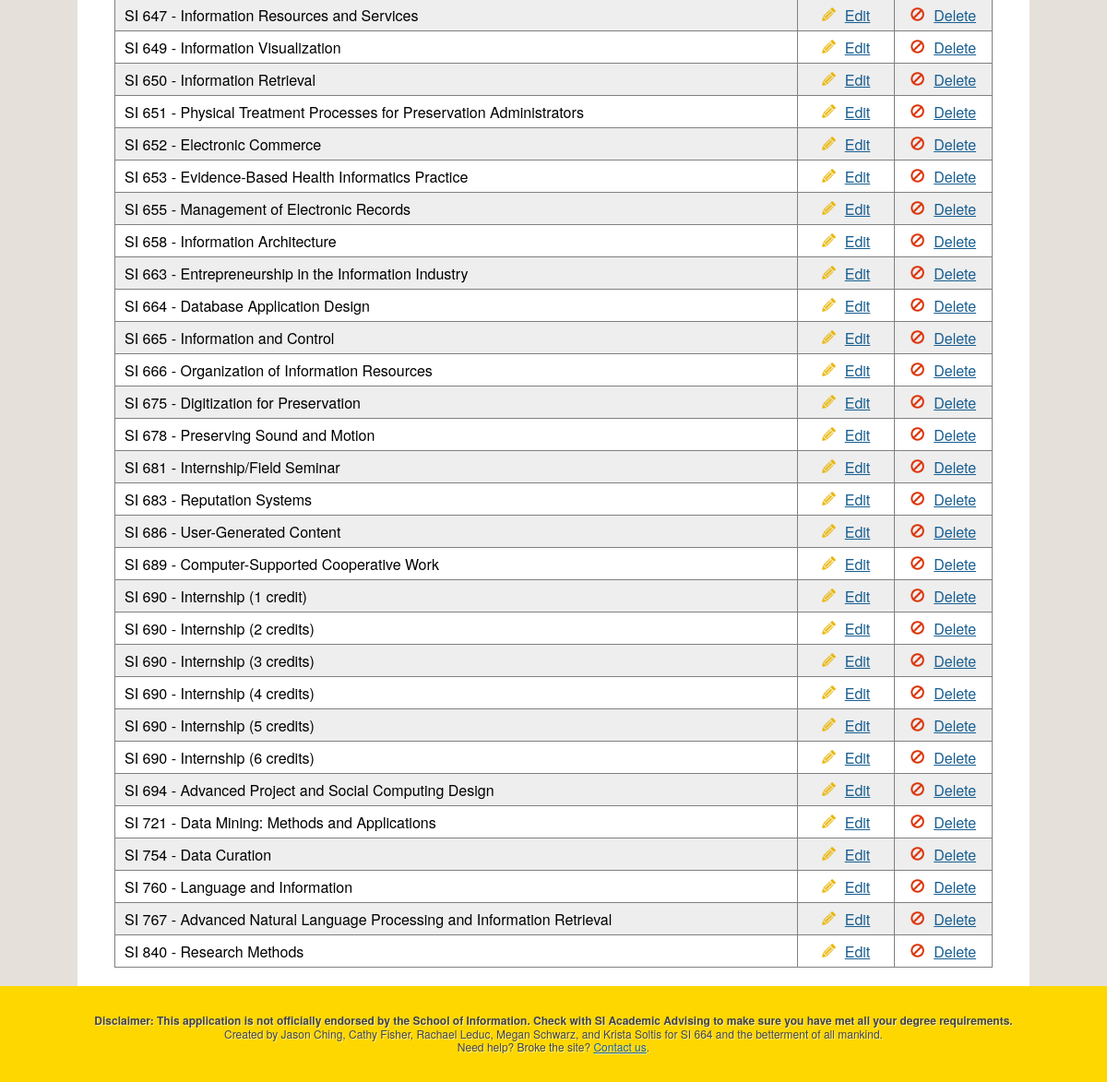
The app's page /admin.php (lower part), older data.
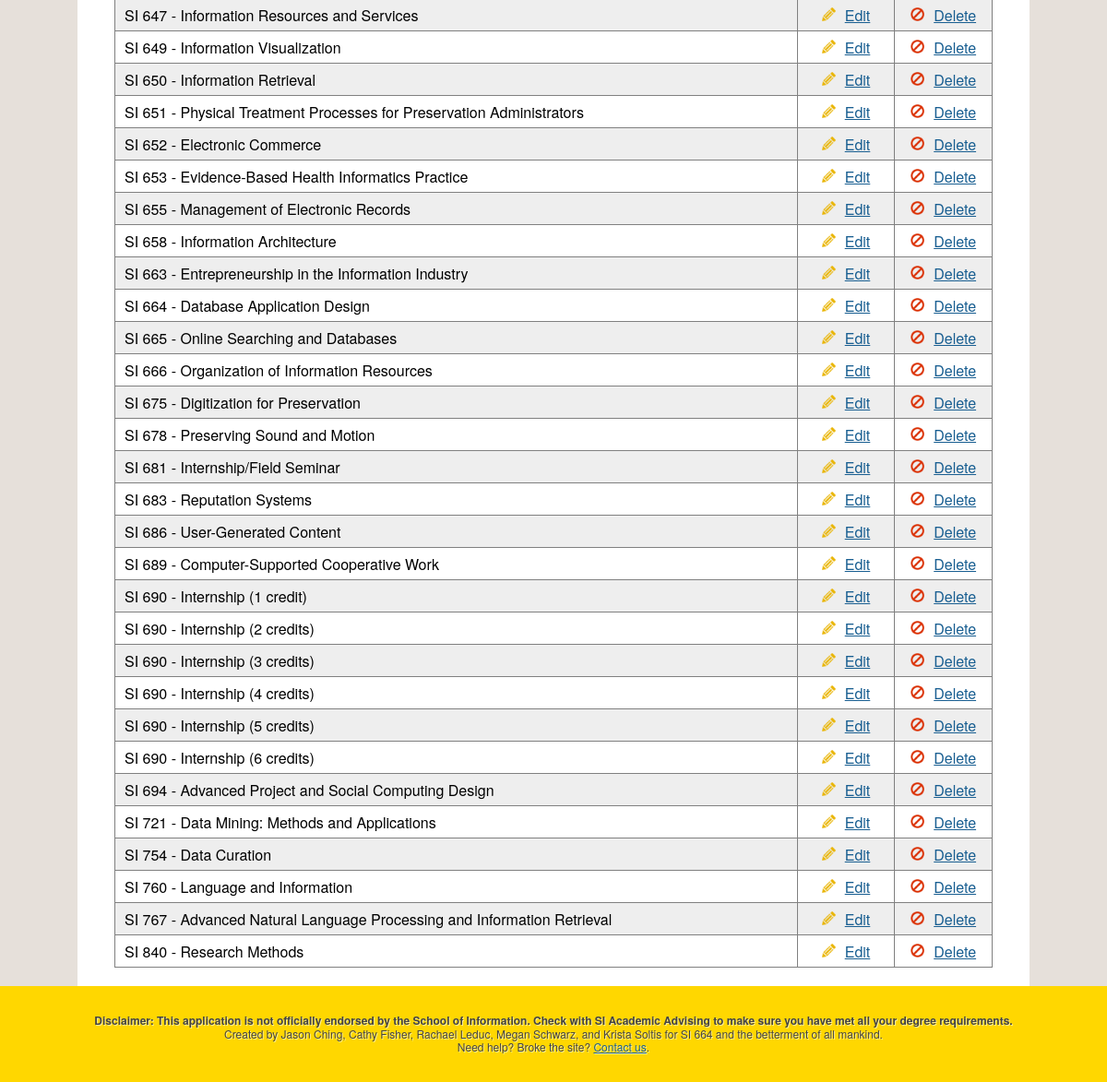
The same page, newer data.
### tables this page shows
CREATE TABLE Class(
class_id INT AUTO_INCREMENT PRIMARY KEY,
title VARCHAR(128) NOT NULL,
link VARCHAR(2000),
credits DOUBLE NOT NULL,
pep_credits DOUBLE,
UNIQUE(title) );

### admin.php (the view, shortened to what this page needs)
<?php
$page_title = "Admin";
include_once('header.php');
?>
<?php
	$sql = "SELECT c.class_id, c.title FROM Class c";
	$result = mysql_query($sql);
	echo '<table border="1" id="admin-classes"><thead><th class="course-title">Course Title</th><th>Edit</th><th>Delete</th></thead>'."\n";
	while($row = mysql_fetch_row($result)){
	    echo "<tr><td class='course-title'>";
		echo htmlentities($row[1]);
		echo("</td>");
		echo('<td class="edit" width = "15%"><a href="admin.php?id='.htmlentities($row[0]).'&action=edit"><center><img src="images/edit.png">Edit</center></a></td> ');
		echo('<td class="delete" width = "85%"><a href="admin.php?id='.htmlentities($row[0]).'&action=delete"><center><img src="images/delete.png">Delete</center></a></td>');
		echo("</td></tr>\n");
	}
	echo '</table>';
?>
<?php include_once('footer.php'); ?>

### header.php (shortened to what this page needs)
<html>
<head>
    <link rel=stylesheet href="style.css" type="text/css" media="screen" />
</head>
<?php
    $title_short = str_replace(' ', '-', $page_title);
    echo "<body id='$title_short'>";
?>
<div id="container">
<div id="content">

### footer.php (shortened to what this page needs)
</div>
<div id="footer">
    <p><strong>Disclaimer: This application is not officially endorsed by the School of Information.
    Check with SI Academic Advising to make sure you have met all your degree requirements.</strong></p>
    <p>Created by Jason Ching, Cathy Fisher, Rachael Leduc, Megan Schwarz, and Krista Soltis
    for SI 664 and the betterment of all mankind.</p>
    <p>Need help? Broke the site? <a href="mailto:si-664-itaps-that@googlegroups.com">Contact us</a>.</p>
</div>
</div>
</body>
</html>

### style.css (style rules this page uses)
html { -webkit-font-smoothing: antialiased; -moz-font-smoothing: antialiased; }
body { background-color: #e6e0da; font-family: 'Helvetica Neue', Helvetica, Arial, sans-serif; font-size: 12pt; margin: 0; }
p { line-height: 1.2em; }
strong { font-weight: bold; }
#container { background-color: #f2f1f1 margin: 0; height: 89%; position: relative; }
#content { background-color: white; margin: 0 7%; padding: 0px 40px 20px 40px; z-index: 0; min-height: 100.5%; }
#footer { border-top-left-radius: 0px; border-top-right-radius: 0px; margin-top: 0px; text-align: center; color: #444; text-shadow: 1px 1px 0px rgba(255,255,255, .6); font-size: .75em; background-color: gold; padding: 30px; }
#footer p { margin: 0; }
#admin-classes { width: 100%; border-collapse: collapse; border: 1px solid gray; }
#admin-classes tr:nth-child(odd) { background-color: white; }
#admin-classes tr:nth-child(even) { background-color: #eee; }

Row changes from the older to the newer data that the page shows:
changed class: title "SI 665 - Information and Control" → "SI 665 - Online Searching and Databases"
